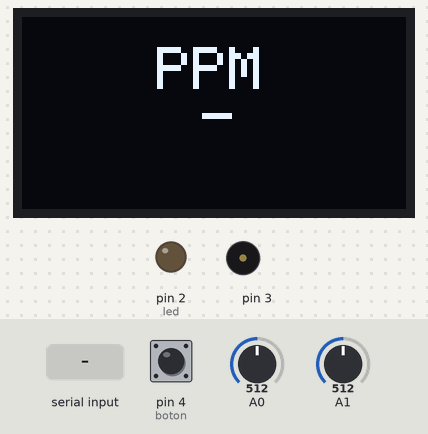
Bench run of a sketch on a simulated Arduino Uno, built with avr-gcc and run on an emulated ATmega328P. Parts: 128×64 one-colour display, output pins drawn as LEDs (lit = HIGH), buzzer (waves = sounding). Dashed ring = blinking. The inputs (shaded band) are chosen by the test bench; at power-on: A0 = 512, A1 = 512, pin 4 (boton) HIGH. The display library's start-up logo is not drawn; what the sketch prints to the serial monitor is not drawn.

Above: at 1.7 s.
1.8 s: byte 0 (0) received over Serial
3.3 s: A0 set to 593
4.9 s: A0 set to 619
At 7.28 s:
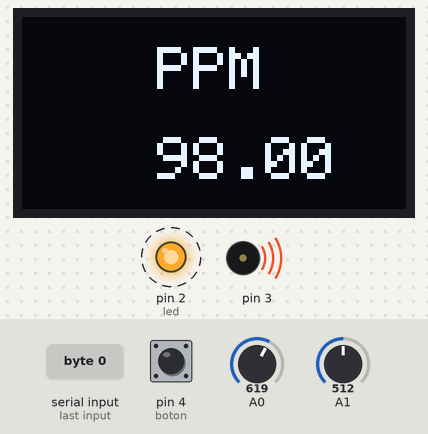
7.3 s: A1 set to 555
At 7.9 s:
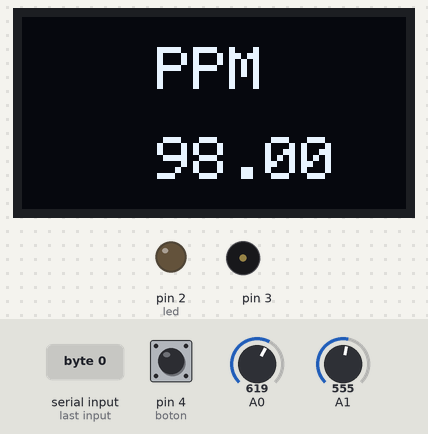
9.1 s: A1 set to 511
At 10.23 s:
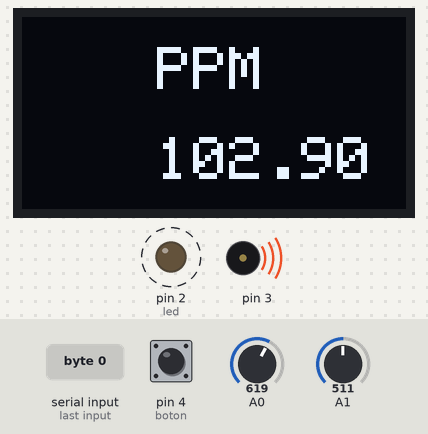
12.1 s: byte 1 (1) received over Serial
At 13.7 s:
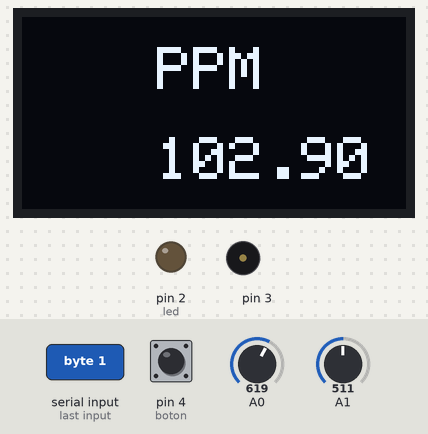
Timing chart, 0 to 14.6 s (numbered marks = the images above; inputs shaded):
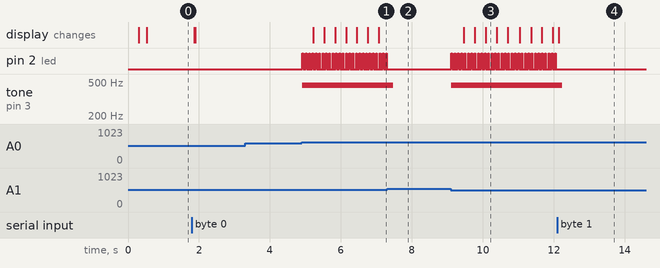

The sketch:

ECGproyecto.ino
```cpp
#include <Adafruit_GFX.h>
#include <Adafruit_SH110X.h>
#include "PPM.h"
Adafruit_SH1106G display = Adafruit_SH1106G(128, 64, &Wire, -1);

/* Importamos las librerias para usar la pantlla oled "SH110X, y para generar graficas en la misma "GFX.h"
tambien incluimos a la clase PPM que genere en otra ventana, y por ultimo inicializo la clase de la oled.
*/

byte a;
#define boton 4
#define led 2
int pico = 0;
bool delta = true, oled = false, grafico = false;
PPM ppm;

/*genero una variable tipo byte para mandar los archivos a la pc de la forma mas repida/liviana posible
luego defino donde estara el boton para entrar el ECG y donde saldra el led para revisar los PPM
tambien declaro un entero pico para almacenar el pico de la grafica lo mas presisamente posible
asi poder medir los PPM, luego tengo 3 bool para saber cuando paso por un pico "delta", cuando tengo el
dato temporal de dos picos para calcular por pantalla "oled" y cuando debo tomar datos del sensor o no
"grafico"
y declaro un objeto tipo PPM la cual es una clase que se encarga de calcular y almacenar dico valor
*/

void setup() {
  Serial.begin(9600);
  delay(250);
  pinMode(boton,INPUT_PULLUP);
  pinMode(led,OUTPUT);
  display.begin(0x3C, true);
  display.display();
  display.clearDisplay();
  delay(200);
  display.setTextSize(2);
  display.setTextColor(SH110X_WHITE);
  display.setCursor(45, 10);
  display.println("PPM        -");
  display.display();
  /* Inicio el monitor serial a 9600 de velocidad, espero un poco para que tenga una coneccion lo mas segura podible
  luego declaro tanto el boton como el led, tambien inicializo la pantalla oled y muesto un mensaje por pantalla.
  */
}

void loop() {

  if(grafico){ //si puedo graficar entonces leo los datos por A0 y los extrapolo y luego los mando en formato de byte
    pico = analogRead(A1);
    pico = map(pico,0,1024,200,1000);
    a = map(analogRead(A0),400,800,0,225);
    Serial.write(a);
  }
  /* observar que extrapolo los datos, esto es debido a que la funcion Serial.write() manda datos en forma de byte,
  y el funcion analogRead() lee datos muestrados desde un ADC que entrega valores de 0-1024, y como los bytes van
  de 0-255 es necesario extrapolarlos para no envier datos que no controlemos o bien hacer un desborde de memoria
  en la funcion Serial.write()
  */

  if(analogRead(A0)>pico && grafico){

    if(delta){
      digitalWrite(led,HIGH);
      tone(3,455,200);
      ppm.Inicio();
      delta = !delta;
      oled = false;
    }else{
      digitalWrite(led,LOW);
      ppm.Final();
      delta = !delta;
      oled = true;
    }

    if(oled){
      display.clearDisplay();
      display.display();
      display.setTextSize(2);
      display.setTextColor(SH110X_WHITE);
      display.setCursor(45, 10);
      display.println("PPM");
      display.setTextSize(2);
      display.setTextColor(SH110X_WHITE);
      display.setCursor(45, 40);
      display.println(ppm.GetPpm());
      display.display();
    }
  }
  /* Este if se fija si puedo graficar y si estou en un pico de la funcion, si las dos son ciertas
  entonces el primer if de adentro se encarga en saver si es el primer pico que leo o el segundo
  par ahcer un delta de tiempo y calcular los PPM mediante atributos de la clase PPM,
  y el ultimo if se encarga de mostrar por la pantlla oled los datos solo si estan listos para ser mostrados.
  */

  if(!grafico){ //se encarga de empezar a graficar en proseccion y a enviar datos desde arduino
    if(!digitalRead(boton)){
        Serial.write(1);
    }
    delay(100);
  }

  if(Serial.available()>0){
    int valorLeido = Serial.read();
    if(valorLeido == 1){
      grafico = !grafico;
    }
    if(valorLeido == 0){
      display.clearDisplay();
      display.display();
      display.setTextSize(2);
      display.setTextColor(SH110X_WHITE);
      display.setCursor(45, 10);
      display.println("PPM        -");
      display.display();
      grafico = !grafico;
      digitalWrite(led,LOW);
    }
  }
  /*Este if se encarga de leer si existe algun dato en el puerto serie, si es el caso lo lee y revisa que dato es.
  el procesing envia un dato cuando entramos a leer archivos o cuando entramso a graficar, el dato que manda es 1
  y se encarga de inabilitar los botones cuando grafico asi no se mandan mas datos inecesarios.
  y el otro dato es 0 este es cuando salgo de los graficos, lo que hago es inabilitar el sensor y recetear tanto
  la pantalla como el led, asi no se mandan datos inecesarios mientras transcurre el programa en si menu principal.
  */

  delay(20); //este delay sirve para practicamente todo, deja tiempo de leer datos seriales, y de mandarlos tambien.
}
```

PPM.h
```cpp
class PPM{
private:
  float begined;//dato temporal del primer pico
  float finish;//dato temporal del segundo pico
  float tiempo;//intervalo temporal
public:
  PPM();
  ~PPM(){};

  void Inicio();
  void Final();
  float GetPpm();
};

PPM::PPM(){ //cosntructor
  begined = 0;
  finish = 0;
  tiempo = 0;
}

void PPM::Inicio(){ // inicializamos a begined con el dato temporal del primer pico
  begined = millis();
}

void PPM::Final(){ // inicializamos a finish con el dato temporal del segundo pico
  finish = millis();
}

float PPM::GetPpm(){ // inicializamos la variable tiempo con el delta de tiempo y luego calculamos los PPM
  tiempo = finish - begined;
  tiempo = (60000/tiempo) * 0.0343; // el valor 0.0343 es un valor de correccion, ya que los PPM aparecian desfasados
  return tiempo; // entrgamos el dato tiempo ya como PPMs.
}
/*Esta clase se encarga de calcular la diferencia temporal entre cada pico cardiaco
luego calcular su equivalente en PPM, guardar y entregar dichos datos.
*/
```

Measured:
- the behaviour switches between 600 and 601 on A0 (found by bisection; images 0 and 1)
- the behaviour switches between 536 and 537 on A1 (found by bisection; images 1 and 2)
- after the input at 3.3 s, every drawn part: stays the same
- after the input at 4.9 s, pin 2 (led): alternates HIGH for 0.02 s and LOW for 0.07 s, starting at once; tone on pin 3: silent → 455 Hz at once; the display: changes after 0.32 s (image 1)
- after the input at 7.3 s, pin 2 (led): stops changing and stays LOW; tone on pin 3: 455 Hz → silent after 0.18 s
- after the input at 9.1 s, pin 2 (led): alternates HIGH for 0.02 s and LOW for 0.07 s, starting at once; tone on pin 3: silent → 455 Hz at once; the display: changes after 0.37 s (image 3)
- after the input at 12.1 s, pin 2 (led): stops changing and stays LOW; tone on pin 3: 455 Hz → silent after 0.14 s
